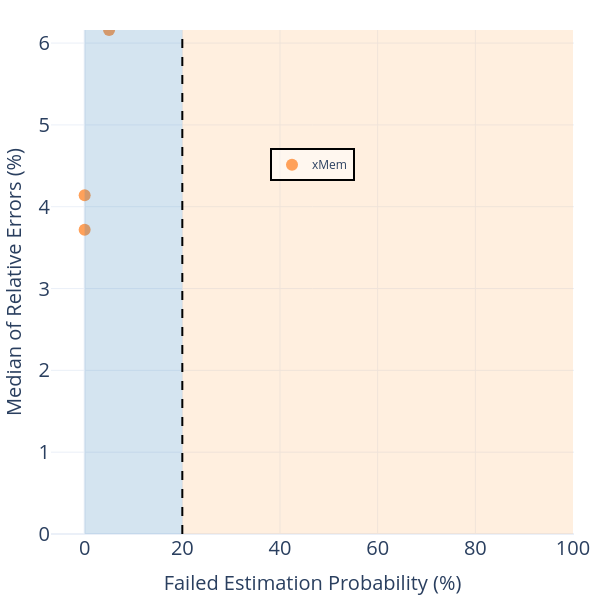

The notebook cell saved with this chart:
### Code cell
fig = e_plot.plot_probability_estimation_vs_error_scatter_diagram_model_base(
    title="Evaluation-Comparison of Success Rate vs Relative Error-SGD",
    data_dir=project_base,
    image_size=(800, 800),
    title_font_size=35,
    legend_font_size=30,
    tickfont_size=25,
    quadrant_font_size=40,
    marker_size=16,
    view_mode=True
)
fig.show()

### Figure 1 — Plotly figure (JSON) as saved in the notebook; plotly's stock layout.template omitted (floating-point values rounded to 4 significant figures)
{"data": [{"customdata": [[1, 19], [0, 20], [0, 20]], "hovertemplate": "tool=xMem<br>Failed Estimation Probability  (%)=%{x}<br>Relative Error (%)=%{y}<br>Correct_Estimation_False_Count=%{customdata[0]}<br>Correct_Estimation_True_Count=%{customdata[1]}<extra></extra>", "legendgroup": "xMem", "marker": {"color": "#FFA15A", "symbol": "circle", "size": 12}, "mode": "markers", "name": "xMem", "orientation": "v", "showlegend": true, "x": [5.0, 0.0, 0.0], "xaxis": "x", "y": [6.16, 3.72, 4.14], "yaxis": "y", "type": "scatter"}], "layout": {"xaxis": {"anchor": "y", "domain": [0.0, 1.0], "title": {"text": "Failed Estimation Probability (%)", "font": {"size": 20}}, "tickfont": {"size": 20}}, "yaxis": {"anchor": "x", "domain": [0.0, 1.0], "title": {"text": "Median of Relative Errors (%)", "font": {"size": 20}}, "tickfont": {"size": 20}, "range": [0, 6.16]}, "legend": {"title": {}, "tracegroupgap": 0, "font": {"size": 12}, "orientation": "v", "yanchor": "bottom", "y": 0.7, "xanchor": "center", "x": 0.5, "bgcolor": "rgba(255,255,255,0.5)", "bordercolor": "Black", "borderwidth": 2}, "margin": {"t": 30, "l": 20, "r": 10, "b": 50}, "shapes": [{"fillcolor": "rgba(44, 123, 182, 0.2)", "line": {"width": 0}, "type": "rect", "x0": 0, "x1": 20, "y0": 0, "y1": 20}, {"fillcolor": "rgba(253, 174, 97, 0.2)", "line": {"width": 0}, "type": "rect", "x0": 20, "x1": 100, "y0": 0, "y1": 20}, {"fillcolor": "rgba(171, 217, 233, 0.2)", "line": {"width": 0}, "type": "rect", "x0": 0, "x1": 20, "y0": 20, "y1": 6.16}, {"fillcolor": "rgba(215, 25, 28, 0.2)", "line": {"width": 0}, "type": "rect", "x0": 20, "x1": 100, "y0": 20, "y1": 6.16}, {"line": {"color": "black", "dash": "dash", "width": 2}, "type": "line", "x0": 20, "x1": 20, "y0": 0, "y1": 6.16}, {"line": {"color": "black", "dash": "dash", "width": 2}, "type": "line", "x0": 0, "x1": 100, "y0": 20, "y1": 20}], "annotations": [{"font": {"color": "blue", "size": 20}, "showarrow": false, "text": "Optimal", "textangle": -90, "x": 10.0, "xanchor": "center", "y": 10.0, "yanchor": "middle"}, {"font": {"color": "DarkOrange", "size": 20}, "showarrow": false, "text": "Underestimation", "x": 60.0, "xanchor": "center", "y": 10.0, "yanchor": "middle"}, {"font": {"color": "DarkTurquoise", "size": 20}, "showarrow": false, "text": "Overestimation", "textangle": -90, "x": 10.0, "xanchor": "center", "y": 50.0, "yanchor": "middle"}, {"font": {"color": "red", "size": 20}, "showarrow": false, "text": "Worst", "x": 60.0, "xanchor": "center", "y": 50.0, "yanchor": "middle"}], "font": {"size": 20}, "width": 600, "height": 600}}
